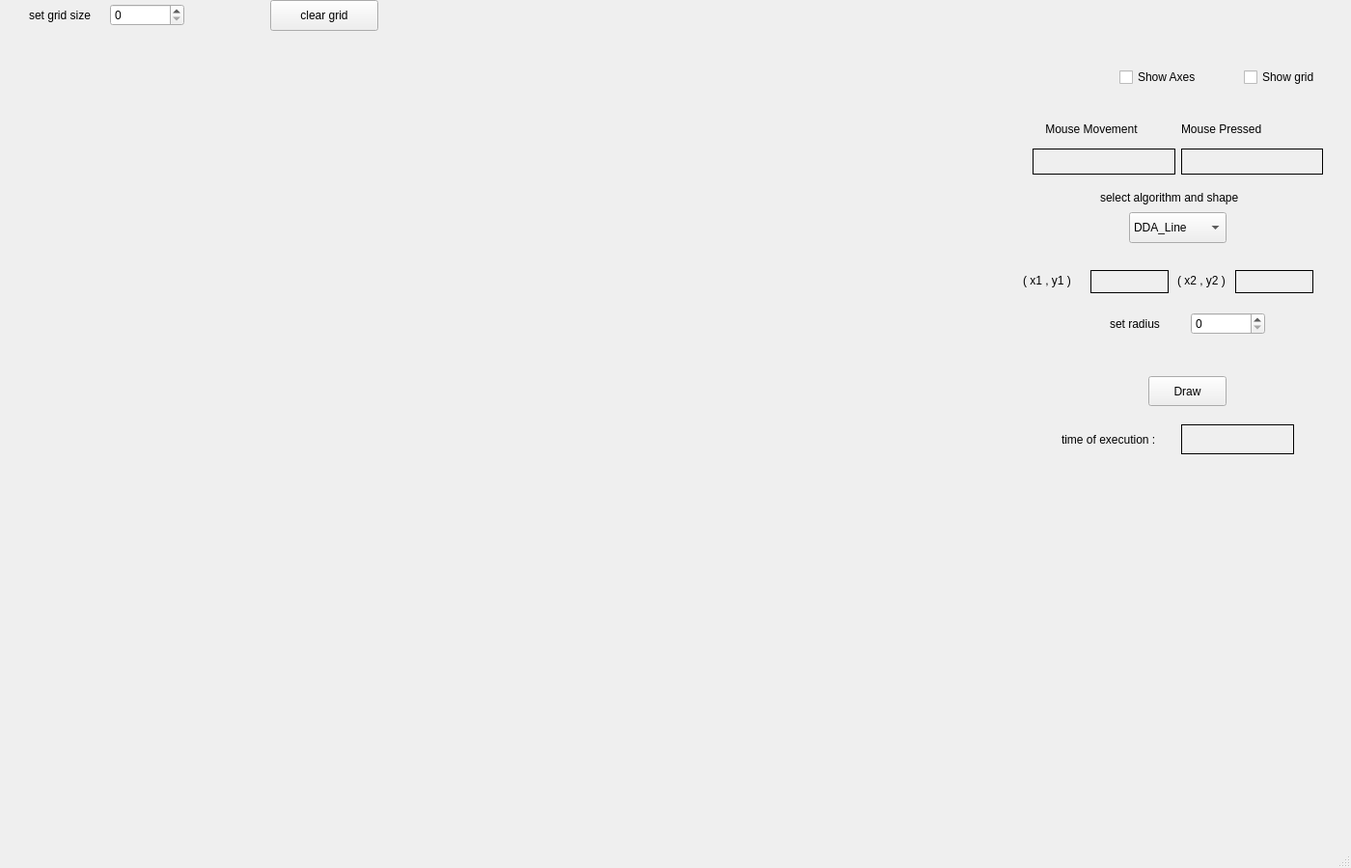
<?xml version="1.0" encoding="UTF-8"?>
<ui version="4.0">
 <class>MainWindow</class>
 <widget class="QMainWindow" name="MainWindow">
  <property name="geometry">
   <rect>
    <x>0</x>
    <y>0</y>
    <width>1400</width>
    <height>900</height>
   </rect>
  </property>
  <property name="windowTitle">
   <string>MainWindow</string>
  </property>
  <widget class="QWidget" name="centralwidget">
   <widget class="grid" name="widget" native="true">
    <property name="geometry">
     <rect>
      <x>20</x>
      <y>40</y>
      <width>1000</width>
      <height>750</height>
     </rect>
    </property>
    <property name="sizePolicy">
     <sizepolicy hsizetype="MinimumExpanding" vsizetype="Expanding">
      <horstretch>0</horstretch>
      <verstretch>0</verstretch>
     </sizepolicy>
    </property>
    <property name="autoFillBackground">
     <bool>true</bool>
    </property>
    <widget class="QLabel" name="label_6">
     <property name="geometry">
      <rect>
       <x>1040</x>
       <y>240</y>
       <width>61</width>
       <height>21</height>
      </rect>
     </property>
     <property name="text">
      <string>( x1 , y1 )</string>
     </property>
    </widget>
   </widget>
   <widget class="QPushButton" name="Draw">
    <property name="geometry">
     <rect>
      <x>1190</x>
      <y>390</y>
      <width>81</width>
      <height>31</height>
     </rect>
    </property>
    <property name="text">
     <string>Draw</string>
    </property>
   </widget>
   <widget class="QWidget" name="layoutWidget">
    <property name="geometry">
     <rect>
      <x>1070</x>
      <y>120</y>
      <width>301</width>
      <height>61</height>
     </rect>
    </property>
    <layout class="QHBoxLayout" name="horizontalLayout">
     <item>
      <layout class="QVBoxLayout" name="verticalLayout_2">
       <item>
        <widget class="QLabel" name="label_3">
         <property name="text">
          <string>    Mouse Movement</string>
         </property>
        </widget>
       </item>
       <item>
        <widget class="QLabel" name="mouse_movement">
         <property name="frameShape">
          <enum>QFrame::Panel</enum>
         </property>
         <property name="text">
          <string/>
         </property>
        </widget>
       </item>
      </layout>
     </item>
     <item>
      <layout class="QVBoxLayout" name="verticalLayout">
       <item>
        <widget class="QLabel" name="label_5">
         <property name="text">
          <string>Mouse Pressed</string>
         </property>
        </widget>
       </item>
       <item>
        <widget class="QLabel" name="mouse_pressed">
         <property name="frameShape">
          <enum>QFrame::Panel</enum>
         </property>
         <property name="text">
          <string/>
         </property>
        </widget>
       </item>
      </layout>
     </item>
    </layout>
   </widget>
   <widget class="QWidget" name="layoutWidget">
    <property name="geometry">
     <rect>
      <x>1160</x>
      <y>70</y>
      <width>251</width>
      <height>21</height>
     </rect>
    </property>
    <layout class="QHBoxLayout" name="horizontalLayout_3">
     <item>
      <widget class="QCheckBox" name="show_axes">
       <property name="text">
        <string>Show Axes</string>
       </property>
      </widget>
     </item>
     <item>
      <widget class="QCheckBox" name="show_grid">
       <property name="text">
        <string>Show grid</string>
       </property>
      </widget>
     </item>
    </layout>
   </widget>
   <widget class="QWidget" name="layoutWidget">
    <property name="geometry">
     <rect>
      <x>30</x>
      <y>0</y>
      <width>161</width>
      <height>31</height>
     </rect>
    </property>
    <layout class="QHBoxLayout" name="horizontalLayout_4">
     <item>
      <widget class="QLabel" name="label_4">
       <property name="text">
        <string>set grid size</string>
       </property>
      </widget>
     </item>
     <item>
      <widget class="QSpinBox" name="gridsize"/>
     </item>
    </layout>
   </widget>
   <widget class="QLabel" name="label_7">
    <property name="geometry">
     <rect>
      <x>1220</x>
      <y>280</y>
      <width>61</width>
      <height>21</height>
     </rect>
    </property>
    <property name="text">
     <string>( x2 , y2 )</string>
    </property>
   </widget>
   <widget class="QLabel" name="point1">
    <property name="geometry">
     <rect>
      <x>1130</x>
      <y>280</y>
      <width>81</width>
      <height>24</height>
     </rect>
    </property>
    <property name="frameShape">
     <enum>QFrame::Panel</enum>
    </property>
    <property name="text">
     <string/>
    </property>
   </widget>
   <widget class="QLabel" name="point2">
    <property name="geometry">
     <rect>
      <x>1280</x>
      <y>280</y>
      <width>81</width>
      <height>24</height>
     </rect>
    </property>
    <property name="frameShape">
     <enum>QFrame::Panel</enum>
    </property>
    <property name="text">
     <string/>
    </property>
   </widget>
   <widget class="QWidget" name="layoutWidget">
    <property name="geometry">
     <rect>
      <x>1100</x>
      <y>440</y>
      <width>241</width>
      <height>31</height>
     </rect>
    </property>
    <layout class="QHBoxLayout" name="horizontalLayout_5">
     <item>
      <widget class="QLabel" name="label_9">
       <property name="text">
        <string>time of execution : </string>
       </property>
      </widget>
     </item>
     <item>
      <widget class="QLabel" name="ex_time">
       <property name="frameShape">
        <enum>QFrame::Panel</enum>
       </property>
       <property name="text">
        <string/>
       </property>
      </widget>
     </item>
    </layout>
   </widget>
   <widget class="QWidget" name="layoutWidget_2">
    <property name="geometry">
     <rect>
      <x>1150</x>
      <y>320</y>
      <width>161</width>
      <height>31</height>
     </rect>
    </property>
    <layout class="QHBoxLayout" name="horizontalLayout_6">
     <item>
      <widget class="QLabel" name="set_radius">
       <property name="text">
        <string>set radius</string>
       </property>
      </widget>
     </item>
     <item>
      <widget class="QSpinBox" name="radius"/>
     </item>
    </layout>
    <zorder>radius</zorder>
    <zorder>set_radius</zorder>
   </widget>
   <widget class="QLabel" name="label_8">
    <property name="geometry">
     <rect>
      <x>1140</x>
      <y>190</y>
      <width>181</width>
      <height>30</height>
     </rect>
    </property>
    <property name="text">
     <string>select algorithm and shape</string>
    </property>
   </widget>
   <widget class="QComboBox" name="comboBox">
    <property name="geometry">
     <rect>
      <x>1170</x>
      <y>220</y>
      <width>101</width>
      <height>32</height>
     </rect>
    </property>
    <item>
     <property name="text">
      <string>DDA_Line</string>
     </property>
    </item>
    <item>
     <property name="text">
      <string>Bresenham_Line</string>
     </property>
    </item>
    <item>
     <property name="text">
      <string>Midpoint_Circle</string>
     </property>
    </item>
    <item>
     <property name="text">
      <string>Polar_Circle</string>
     </property>
    </item>
   </widget>
   <widget class="QPushButton" name="pushButton">
    <property name="geometry">
     <rect>
      <x>280</x>
      <y>0</y>
      <width>112</width>
      <height>32</height>
     </rect>
    </property>
    <property name="text">
     <string>clear grid</string>
    </property>
   </widget>
   <widget class="QLabel" name="label_10">
    <property name="geometry">
     <rect>
      <x>1060</x>
      <y>280</y>
      <width>61</width>
      <height>21</height>
     </rect>
    </property>
    <property name="text">
     <string>( x1 , y1 )</string>
    </property>
   </widget>
   <zorder>widget</zorder>
   <zorder>layoutWidget</zorder>
   <zorder>layoutWidget</zorder>
   <zorder>layoutWidget</zorder>
   <zorder>layoutWidget</zorder>
   <zorder>layoutWidget_2</zorder>
   <zorder>pushButton</zorder>
   <zorder>label_8</zorder>
   <zorder>comboBox</zorder>
   <zorder>label_7</zorder>
   <zorder>point2</zorder>
   <zorder>point1</zorder>
   <zorder>Draw</zorder>
   <zorder>label_10</zorder>
  </widget>
  <widget class="QMenuBar" name="menubar">
   <property name="geometry">
    <rect>
     <x>0</x>
     <y>0</y>
     <width>1400</width>
     <height>22</height>
    </rect>
   </property>
  </widget>
  <widget class="QStatusBar" name="statusbar"/>
 </widget>
 <customwidgets>
  <customwidget>
   <class>grid</class>
   <extends>QWidget</extends>
   <header>grid.h</header>
   <container>1</container>
  </customwidget>
 </customwidgets>
 <resources/>
 <connections/>
</ui>
